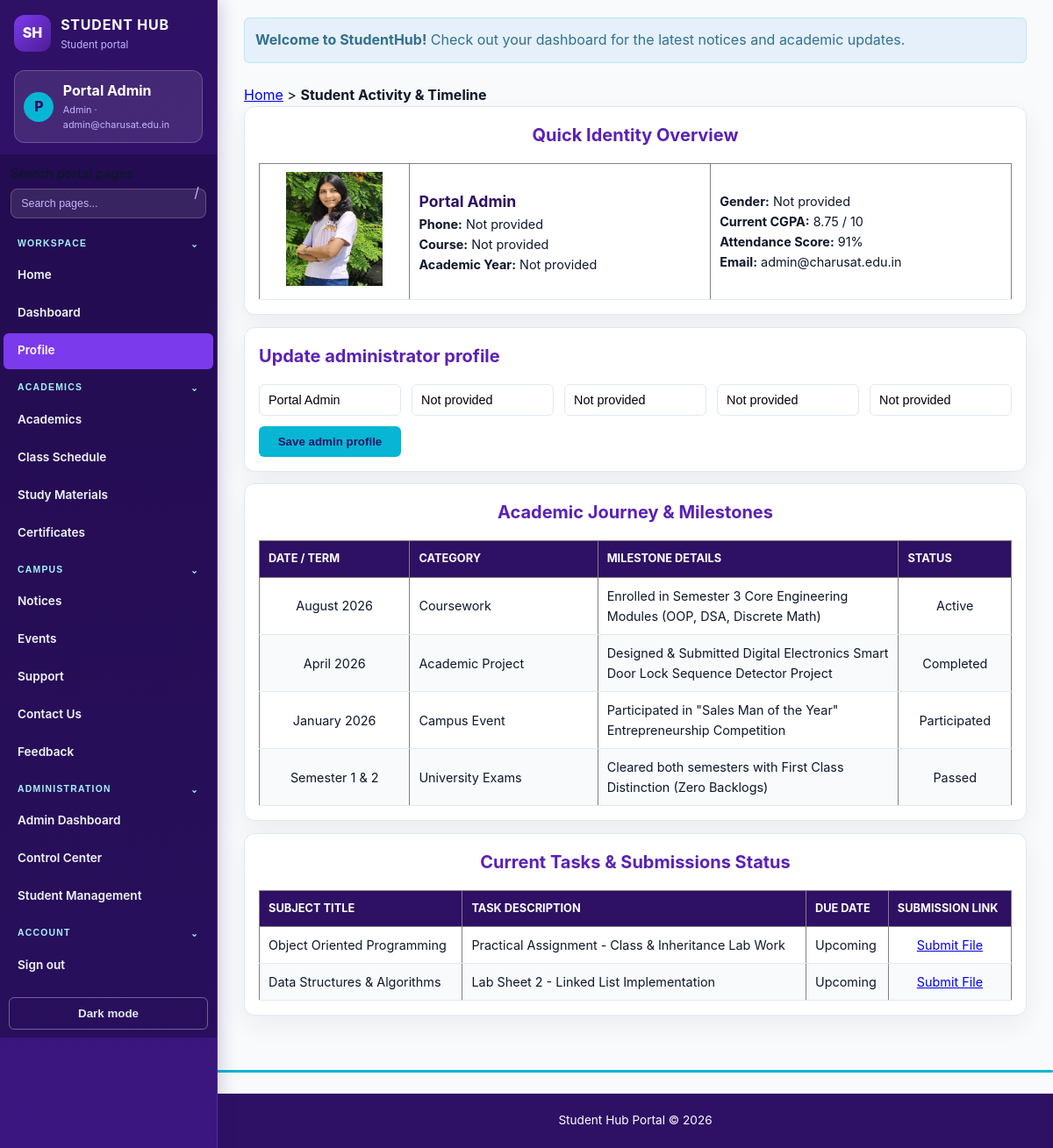
The page /profile.php (signed in) on the database its author committed.
### tables this page shows
CREATE TABLE IF NOT EXISTS students (
        id INT AUTO_INCREMENT PRIMARY KEY,
        fullname VARCHAR(100) NOT NULL,
        email VARCHAR(100) UNIQUE NOT NULL,
        password VARCHAR(255) NOT NULL,
        phone VARCHAR(20) DEFAULT NULL,
        course VARCHAR(100) DEFAULT NULL,
        academic_year VARCHAR(20) DEFAULT NULL,
        gender VARCHAR(20) DEFAULT NULL,
        profile_photo VARCHAR(255) DEFAULT NULL,
        status ENUM('active', 'inactive') NOT NULL DEFAULT 'active',
        role ENUM('admin', 'student') NOT NULL DEFAULT 'student',
        created_at TIMESTAMP DEFAULT CURRENT_TIMESTAMP
    );

### auth.php (called while the page is built, shortened)
<?php
function getCurrentUser(PDO $pdo): ?array
{
    $statement = $pdo->prepare(
        'SELECT id, fullname, email, phone, course, academic_year, gender,
                profile_photo, role, status, created_at
         FROM students
         WHERE id = :id
         LIMIT 1'
    );
    $statement->execute([':id' => (int) $_SESSION['user_id']]);
    $user = $statement->fetch();
    return $user;
}

### profile.php (the view, shortened to what this page needs)
<?php
require_once __DIR__ . '/page_session.php';
$profileName = htmlspecialchars((string) ($currentUser['fullname'] ?? ''), ENT_QUOTES, 'UTF-8');
$profileEmail = htmlspecialchars((string) ($currentUser['email'] ?? ''), ENT_QUOTES, 'UTF-8');
$profilePhone = htmlspecialchars((string) ($currentUser['phone'] ?? 'Not provided'), ENT_QUOTES, 'UTF-8');
$profileCourse = htmlspecialchars((string) ($currentUser['course'] ?? 'Not provided'), ENT_QUOTES, 'UTF-8');
$profileYear = htmlspecialchars((string) ($currentUser['academic_year'] ?? 'Not provided'), ENT_QUOTES, 'UTF-8');
$profileGender = htmlspecialchars((string) ($currentUser['gender'] ?? 'Not provided'), ENT_QUOTES, 'UTF-8');
$profilePhoto = !empty($currentUser['profile_photo'])
    ? htmlspecialchars($currentUser['profile_photo'], ENT_QUOTES, 'UTF-8')
    : '22357.jpg';
?>
<!DOCTYPE html>
<html lang="en">
<head>
    <link rel="stylesheet" href="style.css?v=20261029">
</head>
<body>
    <br>
    <main id="main-content">
<div style="background-color: #e6f0fa; border: 1px solid #bce8f1; color: #31708f; padding: 12px; border-radius: 6px; margin-bottom: 1.5rem; width: 100%; grid-column: 1 / -1;">
        <strong>Welcome to StudentHub!</strong> Check out your dashboard for the latest notices and academic updates.
    </div>
        <nav aria-label="Breadcrumb">
            <p align="left">
                <a href="index.php">Home</a> &gt; <b>Student Activity &amp; Timeline</b>
            </p>
        </nav>
        <br>
        <section aria-labelledby="student-identity-heading">
            <h2 id="student-identity-heading" align="center">Quick Identity Overview</h2>
            <table border="1" width="85%" align="center" cellpadding="12">
                <tbody>
                    <tr>
                        <td width="20%" align="center">
                            <img src="<?= $profilePhoto ?>" width="110" height="130" alt="Student Profile Photo">
                        </td>
                        <td width="40%">
                            <h3><?= $profileName ?></h3>
                            <p><b>Phone:</b> <?= $profilePhone ?></p>
                            <p><b>Course:</b> <?= $profileCourse ?></p>
                            <p><b>Academic Year:</b> <?= $profileYear ?></p>
                        </td>
                        <td width="40%">
                            <p><b>Gender:</b> <?= $profileGender ?></p>
                            <p><b>Current CGPA:</b> 8.75 / 10</p>
                            <p><b>Attendance Score:</b> 91%</p>
                            <p><b>Email:</b> <?= $profileEmail ?></p>
                        </td>
                    </tr>
                </tbody>
            </table>
        </section>
        <?php if (($_SESSION['role'] ?? '') === 'admin'): ?>
        <section aria-labelledby="admin-profile-heading">
            <h2 id="admin-profile-heading">Update administrator profile</h2>
            <form method="post" class="admin-form">
                <input type="text" name="fullname" value="<?= $profileName ?>" placeholder="Full name" required>
                <input type="tel" name="phone" value="<?= $profilePhone ?>" placeholder="Phone">
                <input type="text" name="course" value="<?= $profileCourse ?>" placeholder="Department or course">
                <input type="text" name="academic_year" value="<?= $profileYear ?>" placeholder="Academic year">
                <input type="text" name="gender" value="<?= $profileGender ?>" placeholder="Gender">
                <button class="btn btn-primary" type="submit">Save admin profile</button>
            </form>
        </section>
        <?php endif; ?>
        <br>
        <section aria-labelledby="activity-timeline-heading">
            <h2 id="activity-timeline-heading" align="center">Academic Journey &amp; Milestones</h2>
            <table border="1" width="85%" align="center" cellpadding="10">
                <thead>
                    <tr>
                        <th scope="col" width="20%">Date / Term</th>
                        <th scope="col" width="25%">Category</th>
                        <th scope="col">Milestone Details</th>
                        <th scope="col" width="15%">Status</th>
                    </tr>
                </thead>
                <tbody>
                    <tr>
                        <td align="center">August 2026</td>
                        <td>Coursework</td>
                        <td>Enrolled in Semester 3 Core Engineering Modules (OOP, DSA, Discrete Math)</td>
                        <td align="center">Active</td>
                    </tr>
                    <tr>
                        <td align="center">April 2026</td>
                        <td>Academic Project</td>
                        <td>Designed &amp; Submitted Digital Electronics Smart Door Lock Sequence Detector Project</td>
                        <td align="center">Completed</td>
                    </tr>
                    <tr>
                        <td align="center">January 2026</td>
                        <td>Campus Event</td>
                        <td>Participated in "Sales Man of the Year" Entrepreneurship Competition</td>
                        <td align="center">Participated</td>
                    </tr>
                    <tr>
                        <td align="center">Semester 1 &amp; 2</td>
                        <td>University Exams</td>
                        <td>Cleared both semesters with First Class Distinction (Zero Backlogs)</td>
                        <td align="center">Passed</td>
                    </tr>
                </tbody>
            </table>
        </section>
        <br>
        <section aria-labelledby="tasks-heading">
            <h2 id="tasks-heading" align="center">Current Tasks &amp; Submissions Status</h2>
            <table border="1" width="85%" align="center" cellpadding="10">
                <thead>
                    <tr>
                        <th scope="col">Subject Title</th>
                        <th scope="col">Task Description</th>
                        <th scope="col">Due Date</th>
                        <th scope="col">Submission Link</th>
                    </tr>
                </thead>
                <tbody>
                    <tr>
                        <td>Object Oriented Programming</td>
                        <td>Practical Assignment - Class &amp; Inheritance Lab Work</td>
                        <td>Upcoming</td>
                        <td align="center"><a href="studymaterials.php">Submit File</a></td>
                    </tr>
                    <tr>
                        <td>Data Structures &amp; Algorithms</td>
                        <td>Lab Sheet 2 - Linked List Implementation</td>
                        <td>Upcoming</td>
                        <td align="center"><a href="studymaterials.php">Submit File</a></td>
                    </tr>
                </tbody>
            </table>
        </section>
    </main>
    <br>
    <hr>
</body>
</html>

### style.css (style rules this page uses)
*, *::before, *::after { box-sizing: border-box; margin: 0; padding: 0; }
:root { --primary-dark: #2e1065; --primary: #5b21b6; --primary-light: #7c3aed; --accent-gold: #06b6d4; --accent-hover: #0891b2; --bg-main: #f8fafc; --bg-card: #ffffff; --bg-tint: #ecfeff; --text-main: #0f172a; --text-muted: #64748b; --border-color: #e2e8f0; --sidebar-width: 248px; --shadow-soft: 0 10px 30px rgba(15, 23, 42, 0.06); }
body { font-family: -apple-system, BlinkMacSystemFont, "Segoe UI", Roboto, sans-serif; line-height: 1.6; color: var(--text-main); background: var(--bg-main); display: flex; flex-direction: column; min-height: 100vh; overflow-x: hidden; }
main { flex: 1; width: calc(100% - var(--sidebar-width)); max-width: none; min-width: 0; margin-left: var(--sidebar-width); padding: 1.25rem clamp(1rem, 2.5vw, 2.5rem) 2rem; overflow-x: auto; }
main > section, main > nav, main > aside, main > .page-heading, main > .dashboard-grid, main > .dashboard-stats { width: 100%; }
main table, main form { width: 100% !important; }
h2 { color: var(--primary); font-size: 1.25rem; margin-bottom: 1rem; }
h3 { color: var(--primary-dark); font-size: 1.1rem; }
hr { height: 3px; margin: 1rem 0 1.5rem; background: var(--accent-gold); border: 0; border-radius: 2px; }
section { margin-bottom: .85rem; padding: 1rem; background: var(--bg-card); border: 1px solid var(--border-color); border-radius: 12px; box-shadow: var(--shadow-soft); }
.btn-primary { background: var(--primary); color: #fff; }
.admin-form { display: grid; grid-template-columns: repeat(auto-fit, minmax(150px, 1fr)); gap: .75rem; align-items: end; }
table { width: 100%; border-collapse: collapse; background: var(--bg-card); font-size: .9rem; }
thead th { padding: 10px; background: var(--primary-dark); color: #fff; font-size: .8rem; text-align: left; text-transform: uppercase; }
tbody td { padding: 9px 10px; border-bottom: 1px solid var(--border-color); }
tbody tr:nth-child(even) { background: #f8fafc; }
input[type="text"], input[type="email"], input[type="password"], input[type="tel"], select, textarea { width: 100%; padding: 9px 10px; border: 1px solid var(--border-color); border-radius: 6px; font-size: .9rem; }
input[type="submit"], input[type="reset"], button, .btn { display: inline-block; padding: 10px 20px; border: 0; border-radius: 6px; background: var(--accent-gold); color: var(--primary-dark); font-weight: 700; cursor: pointer; text-decoration: none; text-align: center; }

### rows shown on the page
students: fullname "Portal Admin", phone "Not provided", course "Not provided", academic_year "Not provided", gender "Not provided", email "admin@charusat.edu.in"

### other values the page prints
substr($name, 0, 1) "P"
$name "Portal Admin"
$role "Admin"
$email "admin@charusat.edu.in"
$section "WORKSPACE"
$label "Home"
$label "Dashboard"
$label "Profile"
$section "ACADEMICS"
$label "Academics"
$label "Class Schedule"
$label "Study Materials"
$label "Certificates"
$section "CAMPUS"
$label "Notices"
